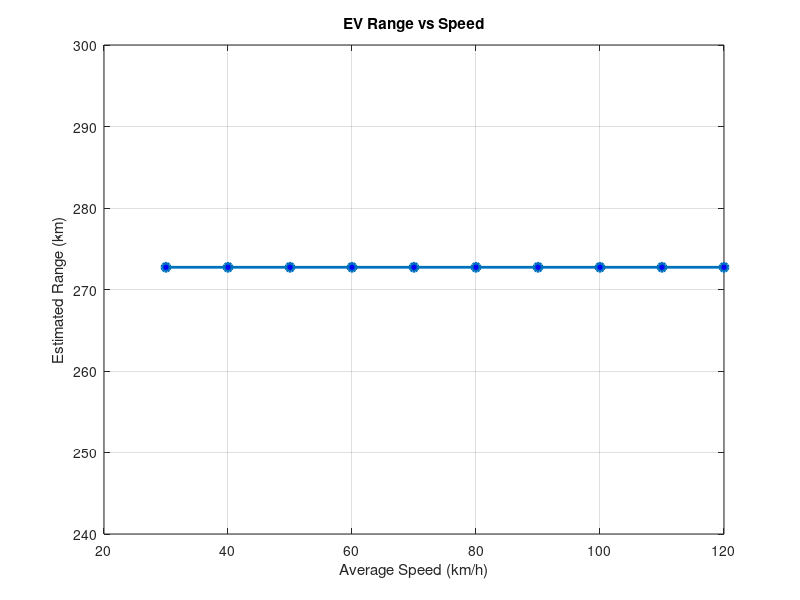

MATLAB code to generate this figure:
%% EV Driving Range Estimation Tool
clc; clear; close all;

% --- Input Parameters ---
battery_capacity_kWh = 50;       % Battery capacity in kWh
motor_efficiency = 0.90;         % Motor efficiency (0-1)
avg_speed_kmph = 60;             % Average speed in km/h
terrain_factor = 1.1;            % 1.0 = flat, >1 = uphill, <1 = downhill

% --- Base Energy Consumption ---
base_consumption_kWh_per_km = 0.15; % kWh per km for flat road

% --- Adjust for terrain & efficiency ---
adjusted_consumption = base_consumption_kWh_per_km * terrain_factor / motor_efficiency;

% --- Estimated Range ---
estimated_range_km = battery_capacity_kWh / adjusted_consumption;
fprintf('Estimated EV Driving Range: %.2f km\n', estimated_range_km);

% --- Plot Range vs Speed ---
speeds = 30:10:120; % km/h
% Assuming constant consumption for simplicity
ranges = repmat(estimated_range_km, size(speeds));
plot(speeds, ranges, '-o', 'LineWidth', 2, 'MarkerFaceColor', 'b');
xlabel('Average Speed (km/h)');
ylabel('Estimated Range (km)');
title('EV Range vs Speed');
grid on;
